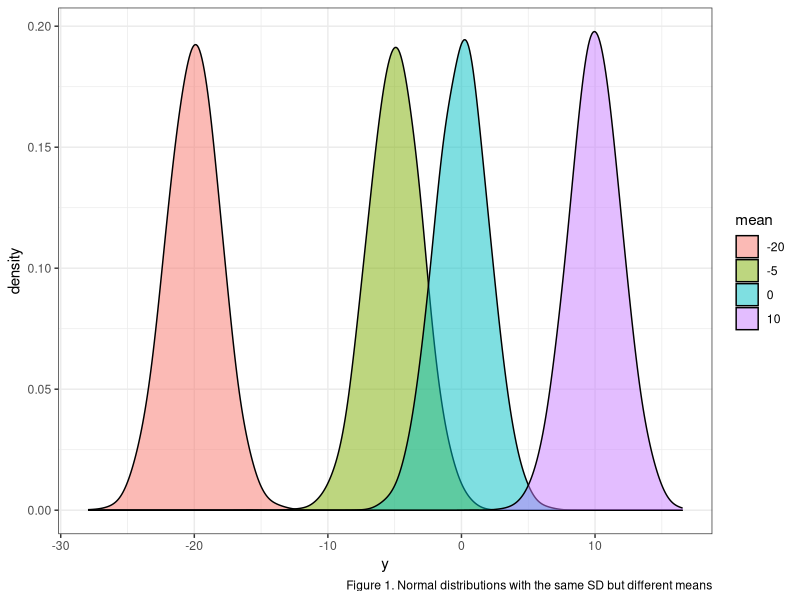
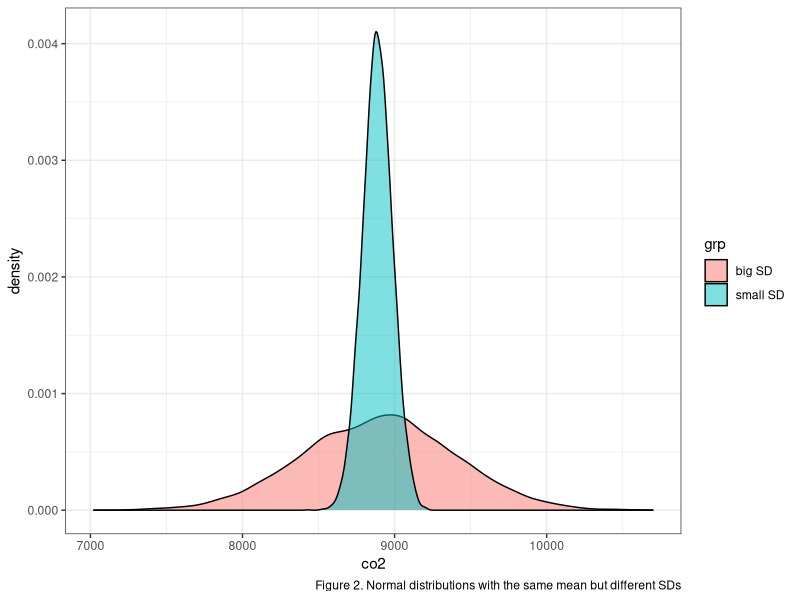
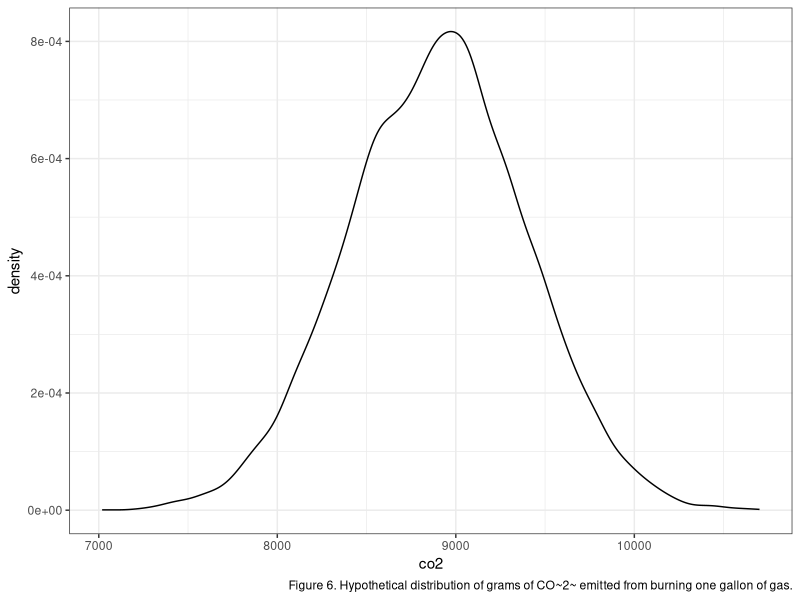
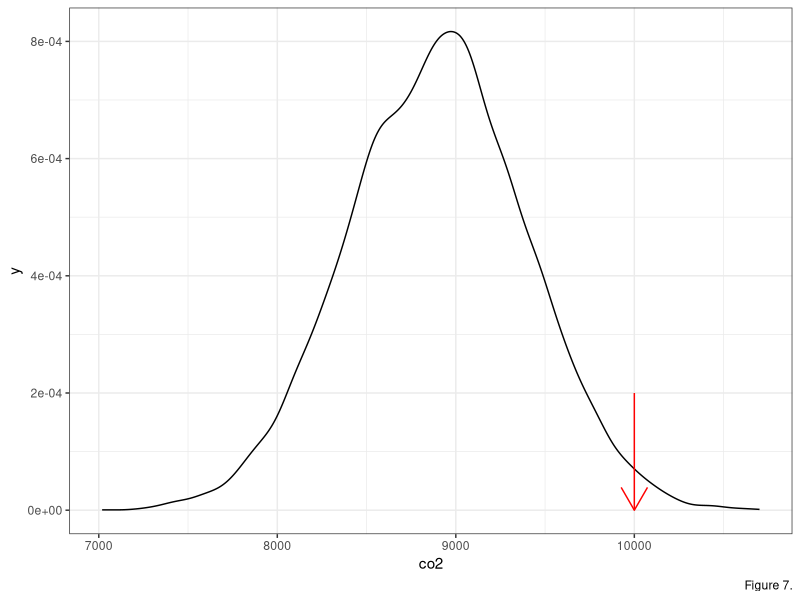
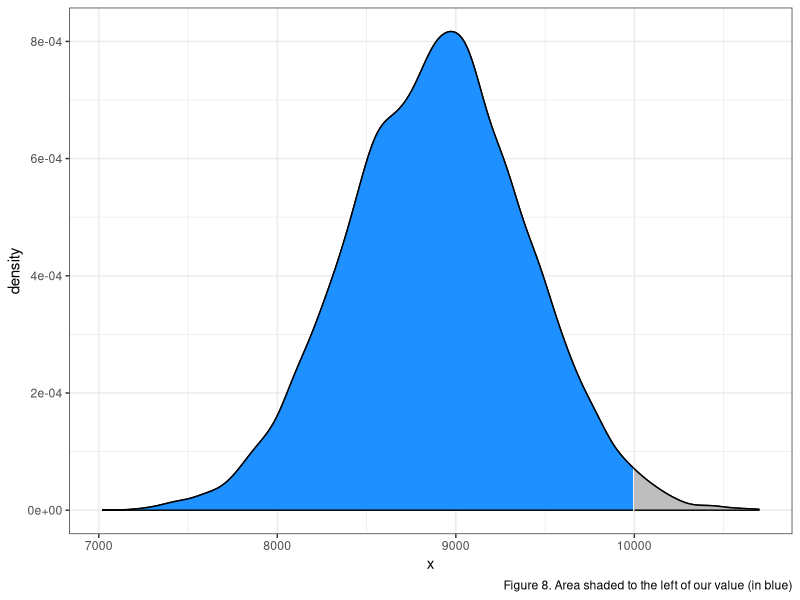
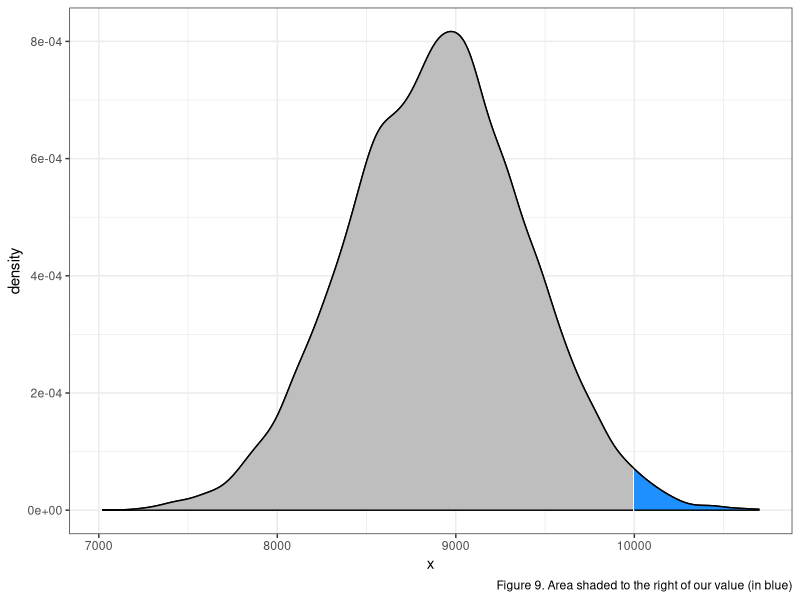
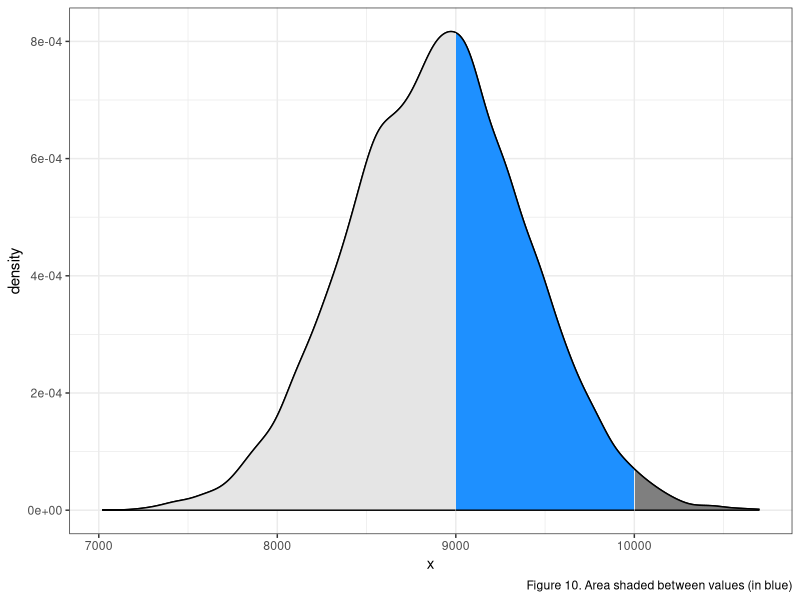
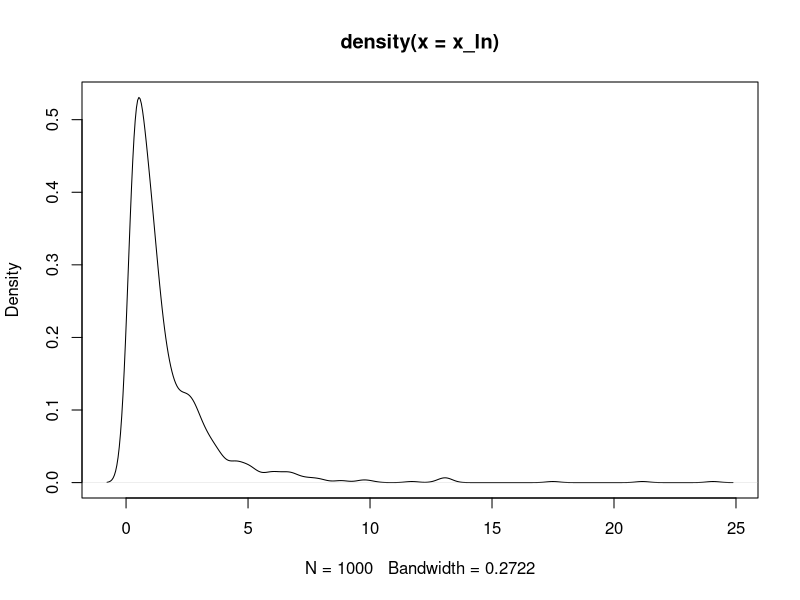

Write the R code that produced these figures, in order.
## ---- chunk 1
knitr::opts_chunk$set(echo = TRUE)
library(tidyverse)
## ---- chunk 2
set.seed(3987)
y1 <- rnorm(10000, sd = 2,mean = 0)
y2 <- rnorm(10000, sd = 2,mean = 10)
y3 <- rnorm(10000, sd = 2,mean = -5)
y4 <- rnorm(10000, sd = 2,mean = -20)

ydf <- data.frame(y = c(y1, y2, y3, y4),
           mean = rep(c("0", "10", "-5", "-20"), each = 10000)) 

ggplot(ydf, aes(x = y,
                group = mean,
                fill = mean)) +
  geom_density(alpha = 0.5, adjust = 2) +
  theme_bw() +
  labs(caption = "Figure 1. Normal distributions with the same SD but different means")
## ---- chunk 3
set.seed(3987)
x1 <- rnorm(10000, 8887, 500)
x2 <- rnorm(10000, mean = 8887, sd = 100)
df <- data.frame(x = c(x1, x2),
                 grp = rep(c("big SD", "small SD"), each = 10000))

ggplot(df, aes(x = x,
               group = grp,
               fill = grp)) +
  geom_density(alpha = 0.5) +
  labs(x = "co2",
       caption = "Figure 2. Normal distributions with the same mean but different SDs") +
  theme_bw() 
## ---- chunk 4
# lower bound; mean - sd
8887 - 500
# upper bound; mean + sd
8887 + 500

# combine it in one line using c()
c(8887 - 500, 8887 + 500)
## ---- chunk 5
ggplot(data.frame(x = x1), aes(x)) +
  geom_density() +
  labs(x = "co2",
       caption = "Figure 6. Hypothetical distribution of grams of CO~2~ emitted from burning one gallon of gas.") +
  theme_bw()
## ---- chunk 6
ggplot(data.frame(x = x1), aes(x)) +
  geom_density() +
  labs(x = "co2",
       caption = "Figure 7.") +
  theme_bw() +
  annotate("segment",
           x = 10000,
           xend = 10000,
           y = 2e-04,
           yend = 0,
           color = "red",
           arrow = arrow(length = unit(0.05, "npc")))
## ---- chunk 7
dnorm(10000, mean = 8887, sd = 500)
## ---- chunk 8
dnorm(8887, mean = 8887, sd = 500)
## ---- chunk 9
pnorm(10000, mean = 8887, sd = 500)
## ---- chunk 10
breaks <- c(-Inf, 10000, Inf)
ggplot(data.frame(x = x1), aes(x)) +
  geom_density() +
  scale_fill_manual(values = c("dodgerblue", "grey")) +
  stat_density(
    n = 500,
    geom = "area",
    colour = "black",
    aes(
      fill = after_stat(x) %>% cut(!!breaks),
      group = after_scale(fill)
    )
  ) +
  #scale_y_continuous(limits = c(0,0.8e-02)) +
  theme_bw() +
  theme(legend.position = "none") +
  labs(caption = "Figure 8. Area shaded to the left of our value (in blue)")
## ---- chunk 11
breaks <- c(-Inf, 10000, Inf)
ggplot(data.frame(x = x1), aes(x)) +
  geom_density() +
  scale_fill_manual(values = c("grey", "dodgerblue")) +
  stat_density(
    n = 500,
    geom = "area",
    colour = "black",
    aes(
      fill = after_stat(x) %>% cut(!!breaks),
      group = after_scale(fill)
    )
  ) +
  #scale_y_continuous(limits = c(0,0.8e-03)) +
  theme_bw() +
  theme(legend.position = "none")+
  labs(caption = "Figure 9. Area shaded to the right of our value (in blue)")
## ---- chunk 12
# first way
1 - pnorm(10000, mean = 8887, sd = 500)
# second way
pnorm(10000, mean = 8887, sd = 500, lower.tail = FALSE)
## ---- chunk 13
breaks2 <- c(-Inf, 9000, 10000, Inf)
ggplot(data.frame(x = x1), aes(x)) +
  geom_density() +
  scale_fill_manual(values = c("grey90", "dodgerblue", "grey50")) +
  stat_density(
    n = 1500,
    geom = "area",
    colour = "black",
    aes(
      fill = after_stat(x) %>% cut(!!breaks2),
      group = after_scale(fill)
    )
  ) +
  #scale_y_continuous(limits = c(0,0.8e-03)) +
  theme_bw() +
  theme(legend.position = "none")+
  labs(caption = "Figure 10. Area shaded between values (in blue)")
## ---- chunk 14
pnorm(10000, mean = 8887, sd = 500) - pnorm(9000, mean = 8887, sd = 500)
## ---- chunk 15
qnorm(0.95, mean = 8887, sd = 500)
## ---- chunk 16
qnorm(c(0.1, 0.2, 0.8, 0.9), mean = 8887, sd = 500)
## ---- chunk 17
sn_int <- data.frame(
  qnt = c("68%", "95%", "99.7%"),
  low = c(-1, -2, -3),
  hi = c(1, 2, 3)
)
knitr::kable(sn_int, "html", col.names = c("Percentage", "Min Value", "Max Value") , align = "c")
## ---- chunk 18
sn_co2 <- data.frame(
  qnt = c("68%", "95%", "99.7%"),
  low = c(8887 - 500, 8887 - 2*500, 8887 - 3*500),
  hi = c(8887 + 500, 8887 + 2*500, 8887 + 3*500)
)
knitr::kable(sn_co2, "html", col.names = c("Percentage", "Min Value", "Max Value") , align = "c")
## ---- chunk 19
# observation = 10000
# mean = 8887
# sd = 500
(10000 - 8887) / 500
## ---- chunk 20
set.seed(987) # for reproducibility
x_ln <- rlnorm(1000) # sample 1000 observations from a log-normal distribution 

# plot the values
plot(density(x_ln))

## ---- chunk 21
x_tranformed <- log(x_ln)

plot(density(x_tranformed))
